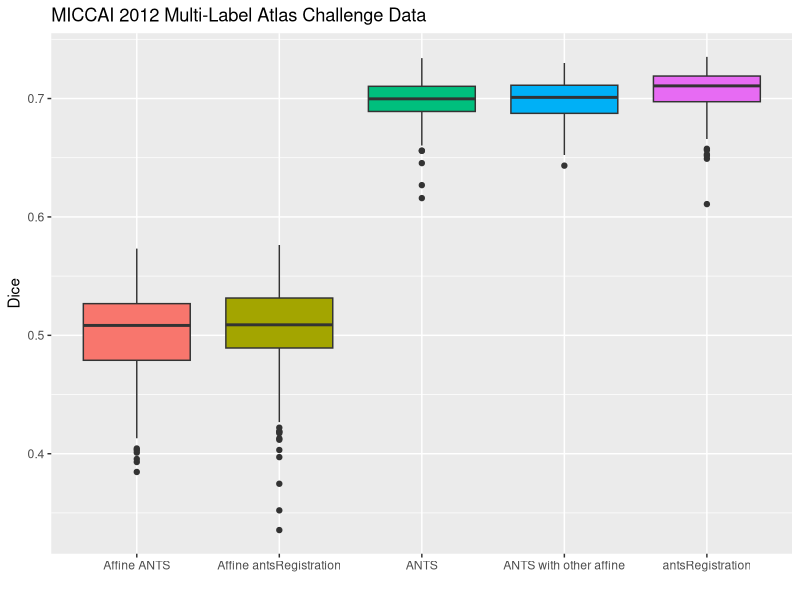

R code for this plot:
library( ggplot2 )

stats <- read.csv( "overlapMeasuresTilting.csv", header = TRUE )

plotLabels <- c(
                rep.int( "ANTS", length( stats$ANTS ) ),
                rep.int( "ANTS with other affine", length( stats$ANTSWithOtherAffine ) ),
                rep.int( "antsRegistration", length( stats$antsRegistration ) ),
                rep.int( "Affine ANTS", length( stats$ANTSAffineOnly ) ),
                rep.int( "Affine antsRegistration", length( stats$antsRegistrationAffineOnly ) )
                )

dice <- c( stats$ANTS, stats$ANTSWithOtherAffine, stats$antsRegistration, stats$ANTSAffineOnly, stats$antsRegistrationAffineOnly )

plotData <- data.frame( Type = plotLabels, Dice = dice )

myPlot <- ggplot( plotData,  aes( x = factor( Type ), y = Dice ) ) +
          geom_boxplot( aes( fill = Type ) ) +
          ggtitle( "MICCAI 2012 Multi-Label Atlas Challenge Data" ) +
          theme( legend.position = "none" ) +
          scale_x_discrete( "" )
#           scale_x_discrete( breaks = c( "ANTS", "ANTS with other affine", "antsRegistration", "Affine ANTS", "Affine antsRegistration" ),
#                             labels = c( "ANTS", "ANTS with other affine", "antsRegistration", "Affine ANTS", "Affine antsRegistration" ) )

ggsave( filename = paste( "tilting.pdf", sep = "" ), plot = myPlot, width = 8, height = 5, units = 'in' )

